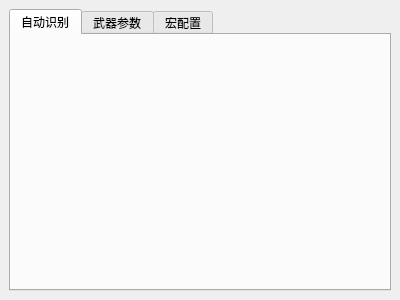
<?xml version="1.0" encoding="UTF-8"?>
<ui version="4.0">
 <class>MainWindow</class>
 <widget class="QMainWindow" name="MainWindow">
  <property name="geometry">
   <rect>
    <x>0</x>
    <y>0</y>
    <width>400</width>
    <height>300</height>
   </rect>
  </property>
  <property name="sizePolicy">
   <sizepolicy hsizetype="Minimum" vsizetype="Preferred">
    <horstretch>0</horstretch>
    <verstretch>0</verstretch>
   </sizepolicy>
  </property>
  <property name="windowTitle">
   <string>PUBG No Recoil - By CalvinXu17</string>
  </property>
  <widget class="QWidget" name="centralwidget">
   <property name="sizePolicy">
    <sizepolicy hsizetype="Preferred" vsizetype="Preferred">
     <horstretch>0</horstretch>
     <verstretch>0</verstretch>
    </sizepolicy>
   </property>
   <layout class="QVBoxLayout" name="verticalLayout">
    <item>
     <widget class="QTabWidget" name="tabWidget">
      <property name="sizePolicy">
       <sizepolicy hsizetype="MinimumExpanding" vsizetype="Preferred">
        <horstretch>0</horstretch>
        <verstretch>0</verstretch>
       </sizepolicy>
      </property>
      <property name="currentIndex">
       <number>0</number>
      </property>
      <widget class="RecognizeView" name="recognizeView">
       <property name="layoutDirection">
        <enum>Qt::LeftToRight</enum>
       </property>
       <attribute name="title">
        <string>自动识别</string>
       </attribute>
      </widget>
      <widget class="WeaponConfigView" name="weaponconfigview">
       <attribute name="title">
        <string>武器参数</string>
       </attribute>
      </widget>
      <widget class="MacroConfigView" name="macroconfigview">
       <attribute name="title">
        <string>宏配置</string>
       </attribute>
      </widget>
     </widget>
    </item>
   </layout>
  </widget>
 </widget>
 <customwidgets>
  <customwidget>
   <class>RecognizeView</class>
   <extends>QWidget</extends>
   <header>recognizeview.h</header>
   <container>1</container>
  </customwidget>
  <customwidget>
   <class>WeaponConfigView</class>
   <extends>QWidget</extends>
   <header>weaponconfigview.h</header>
   <container>1</container>
  </customwidget>
  <customwidget>
   <class>MacroConfigView</class>
   <extends>QWidget</extends>
   <header>macroconfigview.h</header>
   <container>1</container>
  </customwidget>
 </customwidgets>
 <resources/>
 <connections/>
</ui>
